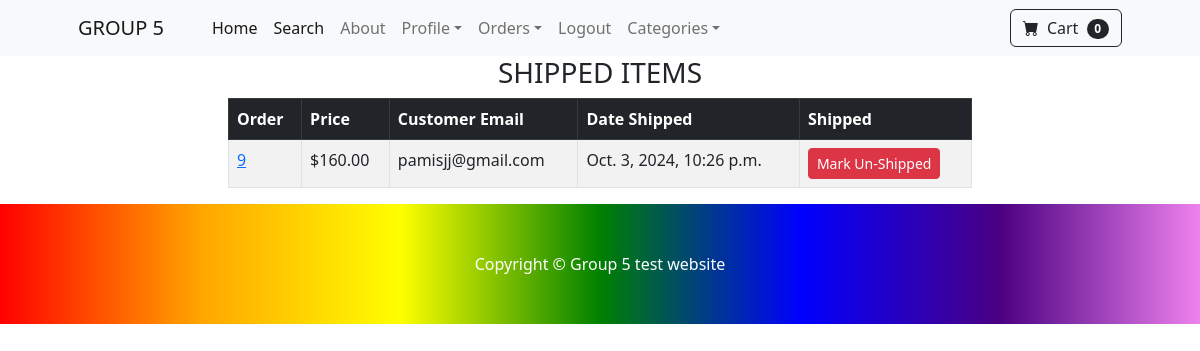
The page /payment/shipped_dash (signed in) on the database its author committed.
### payment/models.py (models this page shows, shortened)
class Order(models.Model):
    user = models.ForeignKey(User, on_delete=models.CASCADE, null=True, blank=True) #Cascade para kapag dinilete ung account delete den ung mga oRders
    full_name = models.CharField(max_length=250)
    email = models.EmailField(max_length=250)
    shipping_address = models.TextField(max_length=15000)
    amount_paid = models.DecimalField(max_digits=10, decimal_places=2)
    date_ordered = models.DateTimeField(auto_now_add=True)
    shipped = models.BooleanField(default=False)
    date_shipped = models.DateTimeField(blank=True, null=True)

### payment/views.py (the view, shortened to what this page needs)
# urls.py: path('shipped_dash', views.shipped_dash, name='shipped_dash'),
def shipped_dash(request):
    if request.user.is_authenticated and request.user.is_superuser:
        orders = Order.objects.filter(shipped=True)
        return render(request, "payment/shipped_dash.html", {"orders":orders})
    else:
        messages.success(request, "Access Denied!")
        return redirect('home')

### cart/cart.py (called while the page is built)
    def __len__(self):
        return len(self.cart)

### cart/context_processors.py (called while the page is built)
def cart(request):
    return {'cart': Cart(request)}

### payment/templates/payment/shipped_dash.html (shortened to what this page needs)
{% extends 'base.html' %}
{% block content %}
<div class = "container">
    <div class = "row">
        <center>
            <div class = "col-8">
                <h3> SHIPPED ITEMS</h3>
                <table class="table table-striped table-hover table-bordered">
                    <thead class="table-dark">
                        <tr>
                            <th scope="col">Order</th>
                            <th scope="col">Price</th>
                            <th scope="col">Customer Email</th>
                            <th scope="col">Date Shipped</th>
                            <th scope="col">Shipped</th>
                        </tr>
                    </thead>
                    <tbody>
                        {% for item in orders %}
                        <tr>
                            <td><a href = "{% url 'orders' item.id %}"> {{ item.id}} </a></td>
                            <td>${{ item.amount_paid}}</td>
                            <td>{{ item.email}}</td>
                            <td>{{ item.date_shipped}}</td>
                            <td>
                                <form method="POST">
                                    <button type="Submit" class="btn btn-danger btn-sm">Mark Un-Shipped</button>
                                </form>
                            </td>
                        </tr>
                        {% endfor %}
                    </tbody>
                    </table>
            </div>
        </center>
    </div>
</div>
{% endblock %}

### rows shown on the page
Order: id "9", amount_paid "160.00", email "pamisjj@gmail.com", date_shipped "Oct. 3, 2024, 10:26 p.m."

### other values the page prints
{{ cart|length }} "0"
